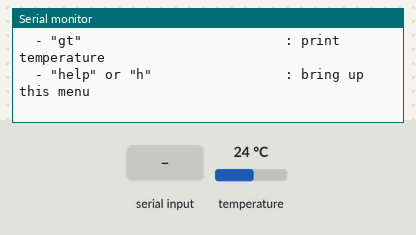
A sketch run on a simulated Arduino Uno, built with avr-gcc and run on an emulated ATmega328P. Parts: the last lines printed to the serial monitor. The test bench sets the inputs (shaded band); at power-on: temperature 24 °C. The local clock reads 2024-03-15 10:24:30 at power-on unless the sketch sets it.

Above: at 1.2 s.
1.3 s: "help\n" received over Serial
3.5 s: "h\n" received over Serial
5.5 s: "pdt\n" received over Serial
At 6.7 s:
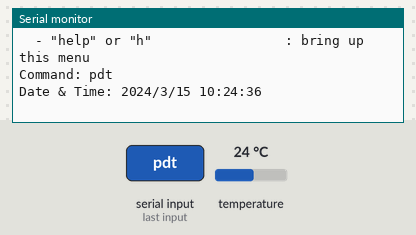
7.5 s: "pts\n" received over Serial
At 9.2 s:
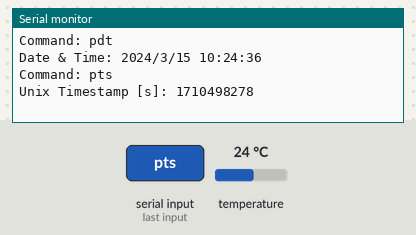
9.5 s: "gt\n" received over Serial
At 11.1 s:
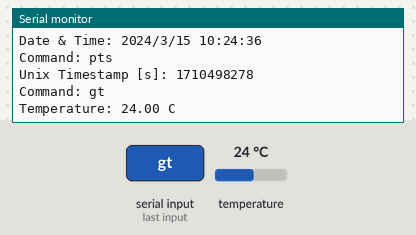
11.5 s: "90,45,200\n" received over Serial
At 12.8 s:
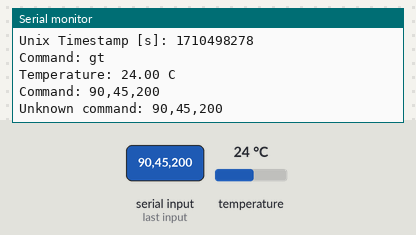

The sketch:

test_rtc_DS3231.ino
```cpp
#include <RTClib.h>

#define AUTO_SET_RTC 0

/*
    I^2C Pins
    +------------------+-------+-------+
    | Board            | SDA   | SCL   |
    +------------------+-------+-------+
    | Arduino Uno      | A4    | A5    |
    | Arduino Mega     | D20   | D21   |
    | Raspberry Pico 2 | GPIO4 | GPIO5 |
    +------------------+-------+-------+
*/

RTC_DS3231 rtc;
String command;
char delim = ' ';

/* Time Functions */
void setDateTime(int year, int month, int day, int hr, int min, int sec);
int32_t getUnixTimestamp();

/* Command Functions */
String getStrSegmentByDelim(String originalStr, char delim, int order);

/* Print Functions */
void printTimestamp();
void printDateTime();
void helpMenu();

void setup(){
    Serial.begin(115200);
    if (! rtc.begin()) {
        Serial.println("Couldn't find RTC");
        Serial.flush();
        while (1);
    }

    if(AUTO_SET_RTC == 1) rtc.adjust(DateTime(F(__DATE__), F(__TIME__)));
    helpMenu();
}

void loop(){
    if(Serial.available()){
        command = Serial.readStringUntil('\n');
        command.trim();
        Serial.print("\nCommand: ");
        Serial.println(command);
        if(command.equals("help") || command.equals("h")) helpMenu();
        else if(command.startsWith("s")){
            String date = getStrSegmentByDelim(command, delim, 1);
            String time = getStrSegmentByDelim(command, delim, 2);
            int year = getStrSegmentByDelim(date, '/', 0).toInt();
            int month = getStrSegmentByDelim(date, '/', 1).toInt();
            int day = getStrSegmentByDelim(date, '/', 2).toInt();
            int hour = getStrSegmentByDelim(time, ':', 0).toInt();
            int minute = getStrSegmentByDelim(time, ':', 1).toInt();
            int second = getStrSegmentByDelim(time, ':', 2).toInt();
            setDateTime(year, month, day, hour, minute, second);
            printDateTime();
        }
        else if(command.equals("pdt")) printDateTime();
        else if(command.equals("pts")) printTimestamp();
        else if(command.equals("gt")){
            Serial.print("Temperature: ");
            Serial.print(rtc.getTemperature());
            Serial.println(" C");
        }
        else {
            Serial.print("Unknown command: ");
            Serial.print(command);
        }
    }
    delay(1000);
}

/*
    TIME FUNCTIONS
*/

void setDateTime(int year, int month, int day, int hr, int min, int sec){
    rtc.adjust(DateTime(year, month, day, hr, min, sec));
}

int32_t getUnixTimestamp(){ return rtc.now().unixtime(); }

/*
  COMMAND FUNCTIONS
*/

String getStrSegmentByDelim(String originalStr, char delim, int order){
    int delimCount = 0;
    int startIdx = 0;
    int endIdx = 0;
    for(unsigned int i = 0; i < originalStr.length(); i++){
      if(originalStr[i] == delim){
        ++delimCount;
        if(order < delimCount) break;
        startIdx = i+1;
        endIdx = i+1;
      }
      else if(order == delimCount && originalStr[i] != delim) endIdx++;
    }
    if(startIdx < endIdx) return(originalStr.substring(startIdx, endIdx+1));
    else return "";
  }

/*
  PRINT FUNCTIONS
*/

void printTimestamp(){
    int32_t uts = getUnixTimestamp();
    Serial.print("Unix Timestamp [s]: ");
    Serial.println(uts);
}

void printDateTime(){
    DateTime now = rtc.now();
    Serial.print("Date & Time: ");
    Serial.print(now.year(), DEC);
    Serial.print('/');
    Serial.print(now.month(), DEC);
    Serial.print('/');
    Serial.print(now.day(), DEC);
    Serial.print(" ");
    Serial.print(now.hour(), DEC);
    Serial.print(':');
    Serial.print(now.minute(), DEC);
    Serial.print(':');
    Serial.println(now.second(), DEC);
}

void helpMenu(){
    Serial.println("\nThe following commands are supported:");
    Serial.println("\t- \"s\" yyyy/mm/dd hh:mm:ss       : set date and time");
    Serial.println("\t- \"pdt\"                         : print date and time");
    Serial.println("\t- \"pts\"                         : print unix timestamp");
    Serial.println("\t- \"gt\"                          : print temperature");
    Serial.println("\t- \"help\" or \"h\"                 : bring up this menu");
}
```

Measured:
- after the input at 5.5 s, the serial monitor: prints a new line after 0.57 s (image 1)
- after the input at 7.5 s, the serial monitor: prints a new line after 0.57 s (image 2)
- after the input at 9.5 s, the serial monitor: prints a new line after 0.57 s (image 3)
- after the input at 11.5 s, the serial monitor: prints a new line after 0.58 s (image 4)
